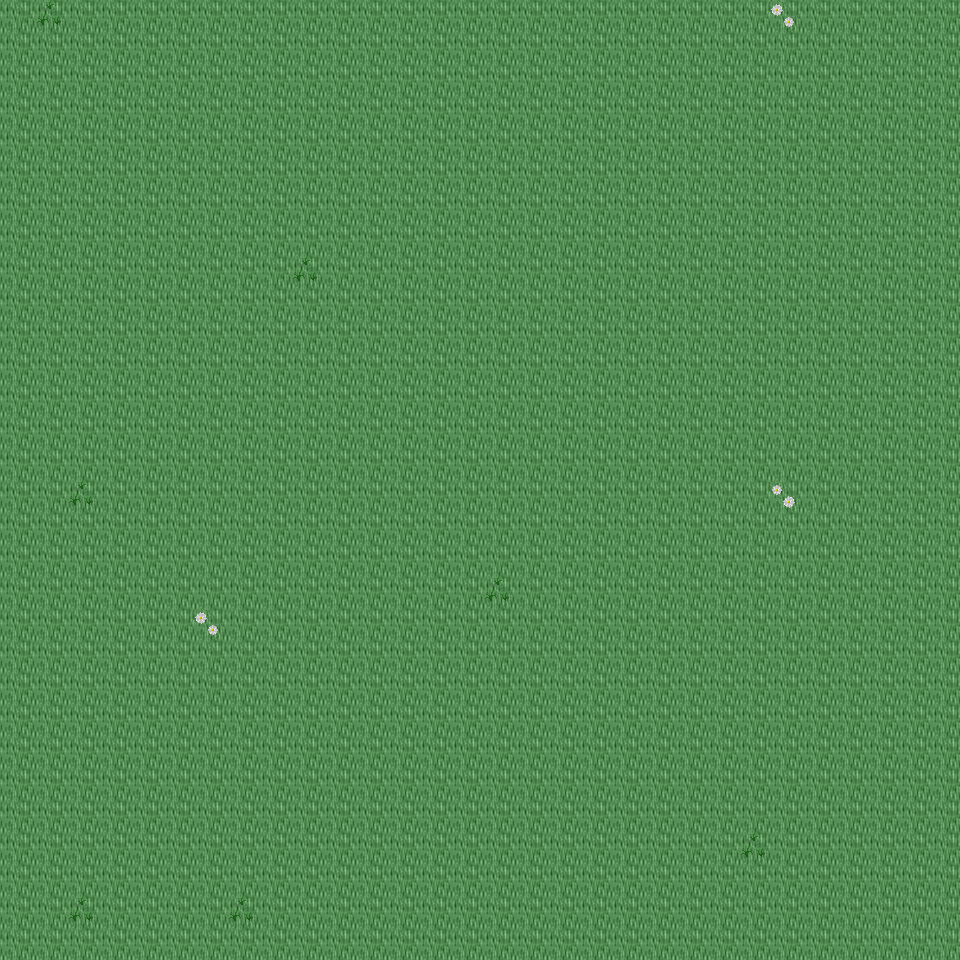

The image is a tile-based game level rendered from a .tmx file. Its description and source (layers, tilesets, objects; grid data summarised) follow:
An orthogonal 30x30 tile map with 32x32 px tiles, 6 tile layers (Ground, Object, Object2, Above, ...), 43 tilesets and 4 objects (4x mapExit).

<map version="1.0" orientation="orthogonal" renderorder="right-down" width="30" height="30" tilewidth="32" tileheight="32" nextobjectid="5">
  <tileset firstgid="1" name="tileset_ground_ground" tilewidth="32" tileheight="32" tilecount="33" columns="3">
    <image source="../drawable/tileset_ground_ground.png" width="96" height="352" />
  </tileset>
  <tileset firstgid="34" name="tileset_ground_water_water" tilewidth="32" tileheight="32" tilecount="24" columns="3">
    <image source="../drawable/tileset_ground_water_water.png" width="96" height="256" />
  </tileset>
  <tileset firstgid="58" name="tileset_ground_square_patch" tilewidth="32" tileheight="32" tilecount="9" columns="3">
    <image source="../drawable/tileset_ground_square_patch.png" width="96" height="96" />
  </tileset>
  <tileset firstgid="67" name="tileset_building_wall_wall_brown" tilewidth="32" tileheight="32" tilecount="12" columns="3">
    <image source="../drawable/tileset_building_wall_wall_brown.png" width="96" height="128" />
  </tileset>
  <tileset firstgid="79" name="tileset_ground_water_pool_grassy" tilewidth="32" tileheight="32" tilecount="27" columns="9">
    <image source="../drawable/tileset_ground_water_pool_grassy.png" width="288" height="96" />
  </tileset>
  <tileset firstgid="106" name="tileset_ground_ridge_earth_dark" tilewidth="32" tileheight="32" tilecount="96" columns="12">
    <image source="../drawable/tileset_ground_ridge_earth_dark.png" width="384" height="256" />
  </tileset>
  <tileset firstgid="202" name="tileset_plant_grasses" tilewidth="32" tileheight="32" tilecount="6" columns="3">
    <image source="../drawable/tileset_plant_grasses.png" width="96" height="64" />
  </tileset>
  <tileset firstgid="208" name="tileset_plant_flower_daisy_white" tilewidth="32" tileheight="32" tilecount="8" columns="2">
    <image source="../drawable/tileset_plant_flower_daisy_white.png" width="64" height="128" />
  </tileset>
  <tileset firstgid="216" name="tileset_ground_rock_pebbles" tilewidth="32" tileheight="32" tilecount="3" columns="1">
    <image source="../drawable/tileset_ground_rock_pebbles.png" width="32" height="96" />
  </tileset>
  <tileset firstgid="219" name="tileset_ground_rock_rocks_2" tilewidth="32" tileheight="32" tilecount="4" columns="2">
    <image source="../drawable/tileset_ground_rock_rocks_2.png" width="64" height="64" />
  </tileset>
  <tileset firstgid="223" name="tileset_item_pot_pot_grey" tilewidth="32" tileheight="32" tilecount="1" columns="1">
    <image source="../drawable/tileset_item_pot_pot_grey.png" width="32" height="32" />
  </tileset>
  <tileset firstgid="224" name="tileset_plant_bush_bushes" tilewidth="32" tileheight="32" tilecount="10" columns="5">
    <image source="../drawable/tileset_plant_bush_bushes.png" width="160" height="64" />
  </tileset>
  <tileset firstgid="234" name="tileset_ground_ladder_vertical_dark" tilewidth="32" tileheight="32" tilecount="3" columns="3">
    <image source="../drawable/tileset_ground_ladder_vertical_dark.png" width="96" height="32" />
  </tileset>
  <tileset firstgid="237" name="tileset_ground_ladder_horizontal_dark" tilewidth="32" tileheight="32" tilecount="3" columns="1">
    <image source="../drawable/tileset_ground_ladder_horizontal_dark.png" width="32" height="96" />
  </tileset>
  <tileset firstgid="240" name="tileset_plant_flower_daisy_blue" tilewidth="32" tileheight="32" tilecount="8" columns="2">
    <image source="../drawable/tileset_plant_flower_daisy_blue.png" width="64" height="128" />
  </tileset>
  <tileset firstgid="248" name="tileset_ground_grass_edges" tilewidth="32" tileheight="32" tilecount="36" columns="12">
    <image source="../drawable/tileset_ground_grass_edges.png" width="384" height="96" />
  </tileset>
  <tileset firstgid="284" name="tileset_ground_grass_corners" tilewidth="32" tileheight="32" tilecount="24" columns="6">
    <image source="../drawable/tileset_ground_grass_corners.png" width="192" height="128" />
  </tileset>
  <tileset firstgid="308" name="tileset_ground_cobbled_paving" tilewidth="32" tileheight="32" tilecount="1" columns="1">
    <image source="../drawable/tileset_ground_cobbled_paving.png" width="32" height="32" />
  </tileset>
  <tileset firstgid="309" name="tileset_building_door_door_n" tilewidth="32" tileheight="32" tilecount="6" columns="3">
    <image source="../drawable/tileset_building_door_door_n.png" width="96" height="64" />
  </tileset>
  <tileset firstgid="315" name="tileset_building_door_closed" tilewidth="32" tileheight="32" tilecount="1" columns="1">
    <image source="../drawable/tileset_building_door_closed.png" width="32" height="32" />
  </tileset>
  <tileset firstgid="316" name="tileset_building_window_window_right" tilewidth="32" tileheight="32" tilecount="2" columns="2">
    <image source="../drawable/tileset_building_window_window_right.png" width="64" height="32" />
  </tileset>
  <tileset firstgid="318" name="tileset_plant_flower_daisy_red" tilewidth="32" tileheight="32" tilecount="8" columns="2">
    <image source="../drawable/tileset_plant_flower_daisy_red.png" width="64" height="128" />
  </tileset>
  <tileset firstgid="326" name="tileset_building_window_window_long" tilewidth="32" tileheight="32" tilecount="3" columns="3">
    <image source="../drawable/tileset_building_window_window_long.png" width="96" height="32" />
  </tileset>
  <tileset firstgid="329" name="tileset_plant_flower_daisy_yellow" tilewidth="32" tileheight="32" tilecount="8" columns="2">
    <image source="../drawable/tileset_plant_flower_daisy_yellow.png" width="64" height="128" />
  </tileset>
  <tileset firstgid="337" name="tileset_furniture_light_flames" tilewidth="32" tileheight="32" tilecount="6" columns="6">
    <image source="../drawable/tileset_furniture_light_flames.png" width="192" height="32" />
  </tileset>
  <tileset firstgid="343" name="tileset_building_fence_fence_chunky" tilewidth="32" tileheight="32" tilecount="21" columns="3">
    <image source="../drawable/tileset_building_fence_fence_chunky.png" width="96" height="224" />
  </tileset>
  <tileset firstgid="364" name="tileset_plant_tree_tree_green" tilewidth="32" tileheight="32" tilecount="88" columns="8">
    <image source="../drawable/tileset_plant_tree_tree_green.png" width="256" height="352" />
  </tileset>
  <tileset firstgid="452" name="tileset_plant_tree_tree_darkgreen" tilewidth="32" tileheight="32" tilecount="88" columns="8">
    <image source="../drawable/tileset_plant_tree_tree_darkgreen.png" width="256" height="352" />
  </tileset>
  <tileset firstgid="540" name="tileset_item_sign_large" tilewidth="32" tileheight="32" tilecount="15" columns="5">
    <image source="../drawable/tileset_item_sign_large.png" width="160" height="96" />
  </tileset>
  <tileset firstgid="555" name="tileset_ground_ladder_small" tilewidth="32" tileheight="32" tilecount="1" columns="1">
    <image source="../drawable/tileset_ground_ladder_small.png" width="32" height="32" />
  </tileset>
  <tileset firstgid="556" name="tileset_building_roof_blue" tilewidth="32" tileheight="32" tilecount="20" columns="5">
    <image source="../drawable/tileset_building_roof_blue.png" width="160" height="128" />
  </tileset>
  <tileset firstgid="576" name="tileset_building_decoration_chimney" tilewidth="32" tileheight="32" tilecount="2" columns="1">
    <image source="../drawable/tileset_building_decoration_chimney.png" width="32" height="64" />
  </tileset>
  <tileset firstgid="578" name="tileset_logic_creature_gnome" tilewidth="32" tileheight="32" tilecount="6" columns="6">
    <image source="../drawable/tileset_logic_creature_gnome.png" width="192" height="32" />
  </tileset>
  <tileset firstgid="584" name="tileset_logic_creature_rodent" tilewidth="32" tileheight="32" tilecount="8" columns="8">
    <image source="../drawable/tileset_logic_creature_rodent.png" width="256" height="32" />
  </tileset>
  <tileset firstgid="592" name="tileset_logic_creature_animal" tilewidth="32" tileheight="32" tilecount="32" columns="8">
    <image source="../drawable/tileset_logic_creature_animal.png" width="256" height="128" />
  </tileset>
  <tileset firstgid="624" name="tileset_logic_collision" tilewidth="32" tileheight="32" tilecount="1" columns="1">
    <image source="../drawable/tileset_logic_collision.png" width="32" height="32" />
  </tileset>
  <tileset firstgid="625" name="tileset_ground_water_water_corners" tilewidth="32" tileheight="32" tilecount="12" columns="6">
    <image source="../drawable/tileset_ground_water_water_corners.png" width="192" height="64" />
  </tileset>
  <tileset firstgid="637" name="tileset_ground_green_paving" tilewidth="32" tileheight="32" tilecount="18" columns="3">
    <image source="../drawable/tileset_ground_green_paving.png" width="96" height="192" />
  </tileset>
  <tileset firstgid="655" name="tileset_logic_protection" tilewidth="32" tileheight="32" tilecount="2" columns="2">
    <image source="../drawable/tileset_logic_protection.png" width="64" height="32" />
  </tileset>
  <tileset firstgid="657" name="tileset_light_yellow_light_5x5" tilewidth="32" tileheight="32" tilecount="25" columns="5">
    <image source="../drawable/tileset_light_yellow_light_5x5.png" width="160" height="160" />
  </tileset>
  <tileset firstgid="682" name="tileset_furniture_light_small_lamp" tilewidth="32" tileheight="32" tilecount="4" columns="4">
    <image source="../drawable/tileset_furniture_light_small_lamp.png" width="128" height="32" />
  </tileset>
  <tileset firstgid="686" name="tileset_light_door_light" tilewidth="32" tileheight="32" tilecount="12" columns="3">
    <image source="../drawable/tileset_light_door_light.png" width="96" height="128" />
  </tileset>
  <tileset firstgid="698" name="tileset_logic_creature_human_risecia" tilewidth="32" tileheight="32" tilecount="4" columns="4">
    <image source="../drawable/tileset_logic_creature_human_risecia.png" width="128" height="32" />
  </tileset>
  <layer name="Ground" width="30" height="30">
    <data>[900 cells, 900 non-empty, 1 distinct tile ids]</data>
  </layer>
  <layer name="Object" width="30" height="30">
    <data>[900 cells, 10 non-empty, 3 distinct tile ids]</data>
  </layer>
  <layer name="Object2" width="30" height="30">
    <data>[900 cells, 0 non-empty, 0 distinct tile ids]</data>
  </layer>
  <layer name="Above" width="30" height="30">
    <data>[900 cells, 0 non-empty, 0 distinct tile ids]</data>
  </layer>
  <layer name="Above2" width="30" height="30">
    <data>[900 cells, 0 non-empty, 0 distinct tile ids]</data>
  </layer>
  <layer name="Walkable" width="30" height="30">
    <data>[900 cells, 0 non-empty, 0 distinct tile ids]</data>
  </layer>
  <objectgroup name="MapEvents">
    <object id="1" name="north" type="mapExit" x="0" y="0" width="960" height="32">
      <properties>
        <property name="map" value="level_0_x207_y25" />
        <property name="x" value="0" />
        <property name="y" value="28" />
      </properties>
    </object>
    <object id="2" name="south" type="mapExit" x="0" y="928" width="960" height="32">
      <properties>
        <property name="map" value="level_0_x207_y27" />
        <property name="x" value="0" />
        <property name="y" value="1" />
      </properties>
    </object>
    <object id="3" name="west" type="mapExit" x="0" y="0" width="32" height="960">
      <properties>
        <property name="map" value="level_0_x206_y26" />
        <property name="x" value="28" />
        <property name="y" value="0" />
      </properties>
    </object>
    <object id="4" name="east" type="mapExit" x="928" y="0" width="32" height="960">
      <properties>
        <property name="map" value="level_0_x208_y26" />
        <property name="x" value="1" />
        <property name="y" value="0" />
      </properties>
    </object>
  </objectgroup>
</map>
